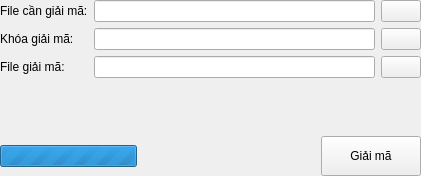
<?xml version="1.0" encoding="UTF-8"?>
<ui version="4.0">
 <class>DecryptionWidget</class>
 <widget class="QWidget" name="DecryptionWidget">
  <property name="geometry">
   <rect>
    <x>0</x>
    <y>0</y>
    <width>421</width>
    <height>176</height>
   </rect>
  </property>
  <property name="windowTitle">
   <string>DecryptionWidget</string>
  </property>
  <layout class="QGridLayout" name="gridLayout_2">
   <property name="leftMargin">
    <number>0</number>
   </property>
   <property name="topMargin">
    <number>0</number>
   </property>
   <property name="rightMargin">
    <number>0</number>
   </property>
   <property name="bottomMargin">
    <number>0</number>
   </property>
   <property name="spacing">
    <number>5</number>
   </property>
   <item row="0" column="0">
    <layout class="QGridLayout" name="gridLayout">
     <item row="1" column="1">
      <widget class="QLineEdit" name="keyLedr">
       <property name="echoMode">
        <enum>QLineEdit::Password</enum>
       </property>
      </widget>
     </item>
     <item row="1" column="2">
      <widget class="QPushButton" name="showHideBtn">
       <property name="text">
        <string/>
       </property>
       <property name="icon">
        <iconset resource="BCipher.qrc">
         <normaloff>:/Resources/hide.svg</normaloff>:/Resources/hide.svg</iconset>
       </property>
      </widget>
     </item>
     <item row="0" column="2">
      <widget class="QPushButton" name="intputBrsBtn">
       <property name="text">
        <string/>
       </property>
       <property name="icon">
        <iconset resource="BCipher.qrc">
         <normaloff>:/Resources/browser.svg</normaloff>:/Resources/browser.svg</iconset>
       </property>
      </widget>
     </item>
     <item row="0" column="1">
      <widget class="QLineEdit" name="fileNameLedr"/>
     </item>
     <item row="1" column="0">
      <widget class="QLabel" name="keyLbl">
       <property name="text">
        <string>Khóa giải mã:</string>
       </property>
      </widget>
     </item>
     <item row="0" column="0">
      <widget class="QLabel" name="fileNameLbl">
       <property name="text">
        <string>File cần giải mã:</string>
       </property>
      </widget>
     </item>
     <item row="2" column="0">
      <widget class="QLabel" name="originLbl">
       <property name="text">
        <string>File giải mã:</string>
       </property>
      </widget>
     </item>
     <item row="2" column="1">
      <widget class="QLineEdit" name="originLedr">
       <property name="echoMode">
        <enum>QLineEdit::Normal</enum>
       </property>
      </widget>
     </item>
     <item row="2" column="2">
      <widget class="QPushButton" name="originBrsBtn">
       <property name="text">
        <string/>
       </property>
       <property name="icon">
        <iconset resource="BCipher.qrc">
         <normaloff>:/Resources/browser.svg</normaloff>:/Resources/browser.svg</iconset>
       </property>
      </widget>
     </item>
    </layout>
   </item>
   <item row="1" column="0">
    <spacer name="verticalSpacer">
     <property name="orientation">
      <enum>Qt::Vertical</enum>
     </property>
     <property name="sizeHint" stdset="0">
      <size>
       <width>20</width>
       <height>42</height>
      </size>
     </property>
    </spacer>
   </item>
   <item row="2" column="0">
    <layout class="QHBoxLayout" name="horizontalLayout">
     <item>
      <widget class="QProgressBar" name="progressBar">
       <property name="maximum">
        <number>0</number>
       </property>
       <property name="value">
        <number>0</number>
       </property>
       <property name="textVisible">
        <bool>false</bool>
       </property>
      </widget>
     </item>
     <item>
      <spacer name="horizontalSpacer">
       <property name="orientation">
        <enum>Qt::Horizontal</enum>
       </property>
       <property name="sizeHint" stdset="0">
        <size>
         <width>178</width>
         <height>20</height>
        </size>
       </property>
      </spacer>
     </item>
     <item>
      <widget class="QPushButton" name="decryptionBtn">
       <property name="minimumSize">
        <size>
         <width>100</width>
         <height>40</height>
        </size>
       </property>
       <property name="text">
        <string>Giải mã</string>
       </property>
       <property name="icon">
        <iconset resource="BCipher.qrc">
         <normaloff>:/Resources/unlock.svg</normaloff>:/Resources/unlock.svg</iconset>
       </property>
       <property name="iconSize">
        <size>
         <width>32</width>
         <height>32</height>
        </size>
       </property>
      </widget>
     </item>
    </layout>
   </item>
  </layout>
 </widget>
 <layoutdefault spacing="6" margin="11"/>
 <resources>
  <include location="BCipher.qrc"/>
 </resources>
 <connections/>
</ui>
